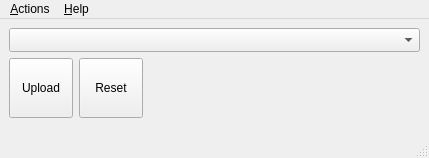
<?xml version="1.0" encoding="UTF-8"?>
<ui version="4.0">
 <class>UpdaterWindow</class>
 <widget class="QMainWindow" name="UpdaterWindow">
  <property name="geometry">
   <rect>
    <x>0</x>
    <y>0</y>
    <width>429</width>
    <height>158</height>
   </rect>
  </property>
  <property name="windowTitle">
   <string>TyUpdater</string>
  </property>
  <property name="windowIcon">
   <iconset resource="../../resources/resources.qrc">
    <normaloff>:/tyupdater</normaloff>:/tyupdater</iconset>
  </property>
  <widget class="QWidget" name="centralwidget">
   <layout class="QVBoxLayout" name="verticalLayout" stretch="0,0,1">
    <item>
     <widget class="QComboBox" name="boardComboBox">
      <property name="sizeAdjustPolicy">
       <enum>QComboBox::AdjustToMinimumContentsLengthWithIcon</enum>
      </property>
      <property name="minimumContentsLength">
       <number>14</number>
      </property>
     </widget>
    </item>
    <item>
     <layout class="QHBoxLayout" name="horizontalLayout" stretch="0,0,1">
      <item>
       <widget class="QToolButton" name="uploadButton">
        <property name="minimumSize">
         <size>
          <width>64</width>
          <height>60</height>
         </size>
        </property>
        <property name="maximumSize">
         <size>
          <width>64</width>
          <height>60</height>
         </size>
        </property>
        <property name="text">
         <string>Upload</string>
        </property>
        <property name="icon">
         <iconset resource="../../resources/resources.qrc">
          <normaloff>:/upload</normaloff>:/upload</iconset>
        </property>
        <property name="iconSize">
         <size>
          <width>32</width>
          <height>32</height>
         </size>
        </property>
        <property name="toolButtonStyle">
         <enum>Qt::ToolButtonTextUnderIcon</enum>
        </property>
       </widget>
      </item>
      <item>
       <widget class="QToolButton" name="resetButton">
        <property name="minimumSize">
         <size>
          <width>64</width>
          <height>60</height>
         </size>
        </property>
        <property name="maximumSize">
         <size>
          <width>64</width>
          <height>60</height>
         </size>
        </property>
        <property name="text">
         <string>Reset</string>
        </property>
        <property name="icon">
         <iconset resource="../../resources/resources.qrc">
          <normaloff>:/reset</normaloff>:/reset</iconset>
        </property>
        <property name="iconSize">
         <size>
          <width>32</width>
          <height>32</height>
         </size>
        </property>
        <property name="toolButtonStyle">
         <enum>Qt::ToolButtonTextUnderIcon</enum>
        </property>
       </widget>
      </item>
      <item>
       <widget class="QStackedWidget" name="stackedWidget">
        <property name="currentIndex">
         <number>0</number>
        </property>
        <widget class="QWidget" name="page">
         <layout class="QHBoxLayout" name="horizontalLayout_3">
          <property name="leftMargin">
           <number>0</number>
          </property>
          <property name="topMargin">
           <number>0</number>
          </property>
          <property name="rightMargin">
           <number>0</number>
          </property>
          <property name="bottomMargin">
           <number>0</number>
          </property>
          <item>
           <widget class="QLabel" name="logoLabel">
            <property name="text">
             <string/>
            </property>
            <property name="alignment">
             <set>Qt::AlignRight|Qt::AlignTrailing|Qt::AlignVCenter</set>
            </property>
           </widget>
          </item>
         </layout>
        </widget>
        <widget class="QWidget" name="page_2">
         <layout class="QVBoxLayout" name="verticalLayout_2">
          <property name="leftMargin">
           <number>0</number>
          </property>
          <property name="topMargin">
           <number>0</number>
          </property>
          <property name="rightMargin">
           <number>0</number>
          </property>
          <property name="bottomMargin">
           <number>0</number>
          </property>
          <item>
           <widget class="QProgressBar" name="taskProgress">
            <property name="sizePolicy">
             <sizepolicy hsizetype="Expanding" vsizetype="Fixed">
              <horstretch>0</horstretch>
              <verstretch>0</verstretch>
             </sizepolicy>
            </property>
            <property name="minimumSize">
             <size>
              <width>120</width>
              <height>60</height>
             </size>
            </property>
            <property name="maximumSize">
             <size>
              <width>16777215</width>
              <height>60</height>
             </size>
            </property>
            <property name="value">
             <number>24</number>
            </property>
            <property name="textVisible">
             <bool>false</bool>
            </property>
           </widget>
          </item>
         </layout>
        </widget>
       </widget>
      </item>
     </layout>
    </item>
    <item>
     <spacer name="verticalSpacer">
      <property name="orientation">
       <enum>Qt::Vertical</enum>
      </property>
      <property name="sizeHint" stdset="0">
       <size>
        <width>20</width>
        <height>40</height>
       </size>
      </property>
     </spacer>
    </item>
   </layout>
  </widget>
  <widget class="QMenuBar" name="menubar">
   <property name="geometry">
    <rect>
     <x>0</x>
     <y>0</y>
     <width>429</width>
     <height>20</height>
    </rect>
   </property>
   <widget class="QMenu" name="menu_Actions">
    <property name="title">
     <string>&amp;Actions</string>
    </property>
    <addaction name="actionUpload"/>
    <addaction name="actionReset"/>
    <addaction name="separator"/>
    <addaction name="actionQuit"/>
   </widget>
   <widget class="QMenu" name="menu_Help">
    <property name="title">
     <string>&amp;Help</string>
    </property>
    <addaction name="actionOpenLog"/>
    <addaction name="separator"/>
    <addaction name="actionWebsite"/>
    <addaction name="actionReportBug"/>
   </widget>
   <addaction name="menu_Actions"/>
   <addaction name="menu_Help"/>
  </widget>
  <widget class="QStatusBar" name="statusbar">
   <property name="palette">
    <palette>
     <active>
      <colorrole role="WindowText">
       <brush brushstyle="SolidPattern">
        <color alpha="255">
         <red>255</red>
         <green>0</green>
         <blue>0</blue>
        </color>
       </brush>
      </colorrole>
     </active>
     <inactive>
      <colorrole role="WindowText">
       <brush brushstyle="SolidPattern">
        <color alpha="255">
         <red>255</red>
         <green>0</green>
         <blue>0</blue>
        </color>
       </brush>
      </colorrole>
     </inactive>
     <disabled>
      <colorrole role="WindowText">
       <brush brushstyle="SolidPattern">
        <color alpha="255">
         <red>120</red>
         <green>120</green>
         <blue>120</blue>
        </color>
       </brush>
      </colorrole>
     </disabled>
    </palette>
   </property>
   <property name="sizeGripEnabled">
    <bool>true</bool>
   </property>
  </widget>
  <action name="actionUpload">
   <property name="text">
    <string>&amp;Upload</string>
   </property>
   <property name="shortcut">
    <string>Ctrl+U</string>
   </property>
  </action>
  <action name="actionReset">
   <property name="text">
    <string>&amp;Reset</string>
   </property>
   <property name="shortcut">
    <string>Ctrl+R</string>
   </property>
  </action>
  <action name="actionQuit">
   <property name="text">
    <string>&amp;Quit</string>
   </property>
   <property name="shortcut">
    <string>Ctrl+Q</string>
   </property>
  </action>
  <action name="actionWebsite">
   <property name="text">
    <string>&amp;Website</string>
   </property>
  </action>
  <action name="actionOpenLog">
   <property name="text">
    <string>Open &amp;Log</string>
   </property>
  </action>
  <action name="actionReportBug">
   <property name="text">
    <string>&amp;Report a bug</string>
   </property>
   <property name="toolTip">
    <string>Report a bug</string>
   </property>
  </action>
 </widget>
 <resources>
  <include location="../../resources/resources.qrc"/>
 </resources>
 <connections/>
</ui>
